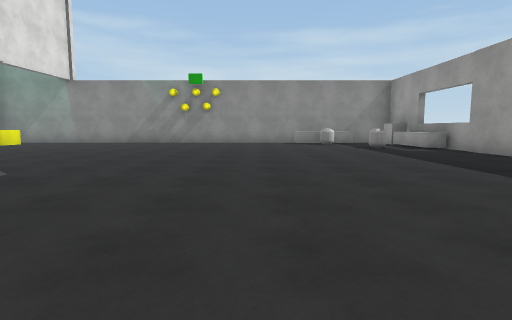
[1] (above)

16 first-person views from a walk through a Unity game level. The camera is 1.2 m above the floor, tilts 6° down and sees 80° across. The floor is counted in squares, 2 m on a side. Each view is taken from the middle of a square. On the plan, view 1 faces up. The plan holds only what a view shows up to about 9 squares ahead; the rest is blank. The place goes on beyond the plan. The player character is not drawn. Surface patterns are stand-ins for the level's own textures.

[2]
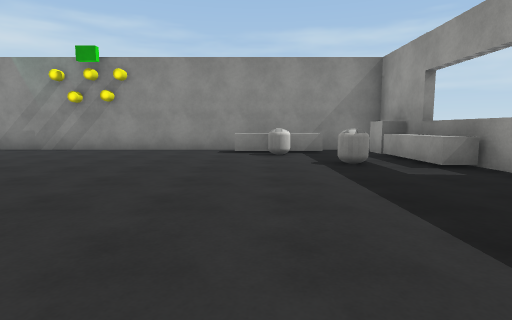

[3]
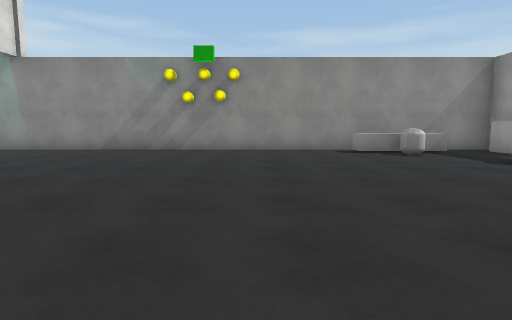

[4]
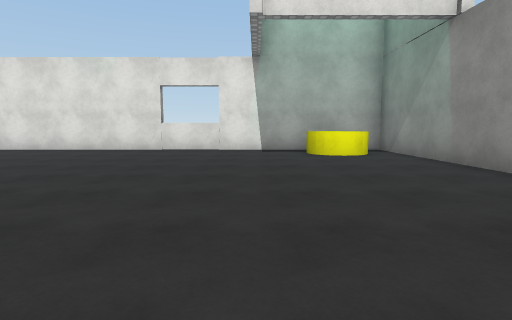

[5]
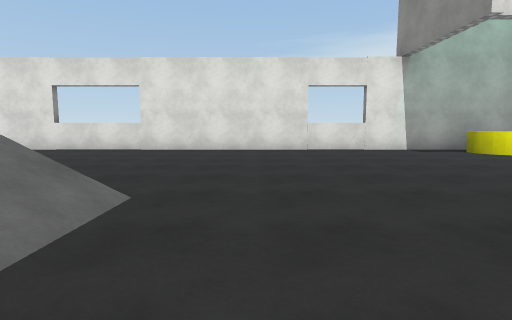

[6]
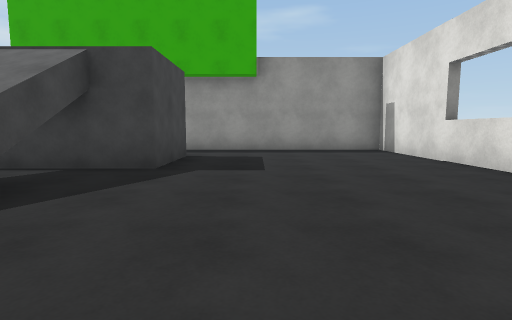

[7]
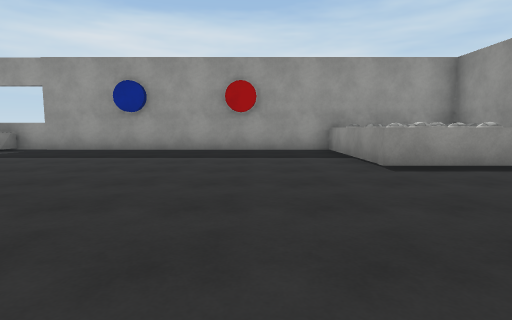

[8]
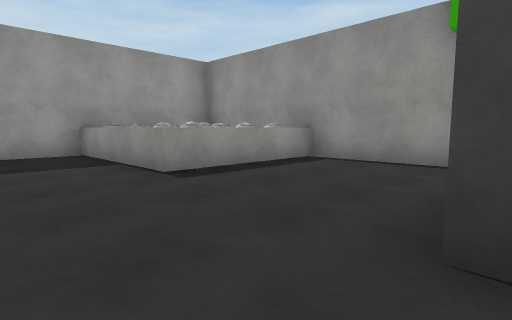

[9]
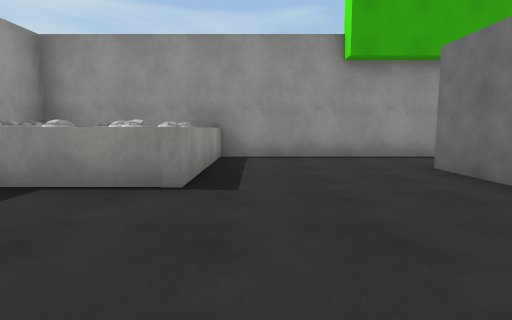

[10]
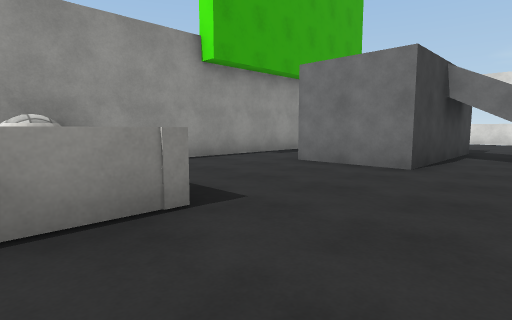

[11]
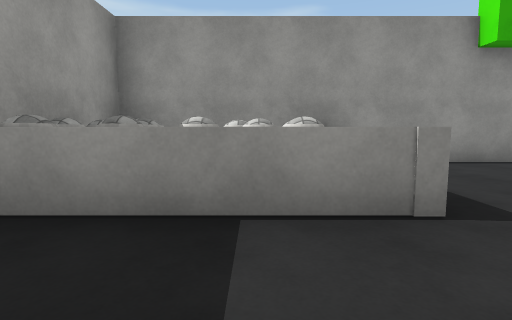

[12]
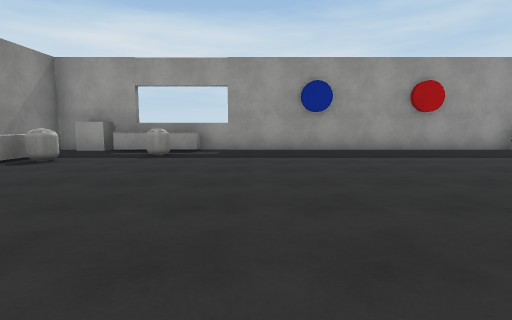

[13]
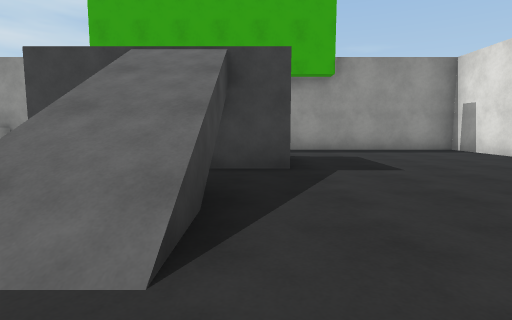

[14]
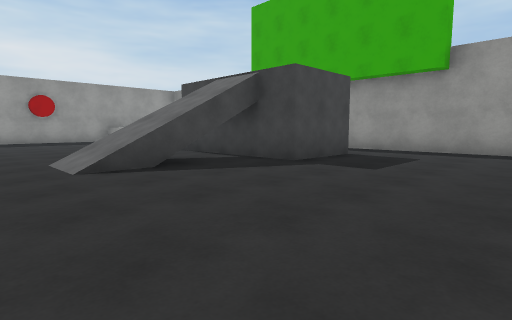

[15]
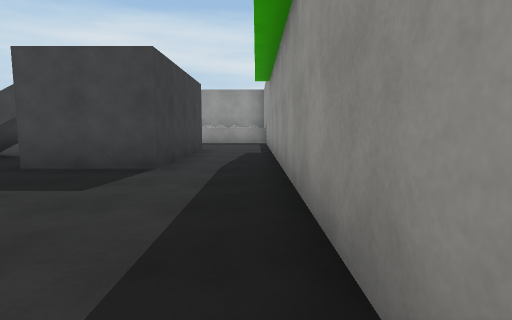

[16]
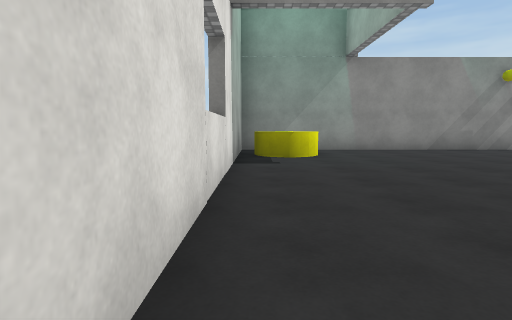

### Floor plan
Key: @ floor where view 1 was taken; # wall or solid block; . floor; / step, stairs or slope; ^ raised ledge; B block; A ball; O other object.
Columns run from 11 left of view 1 to 6 right of it. Each row starts with its distance up from view 1.
 13 ##################
 12 #............^^..#
 11 #^^..........O..B#
 10 #...............^#
  9 #..............O^#
  8 #................#
  7 #................#
  6 #................#
  5 #................#
  4 #......//........#
  3 #......//........#
  2 #......//........#
  1 #......//........#
  0 #.....####.@.###A#
 -1 #.....####...AAAA#
 -2 #............OOOO#
 -3 #............O#O
 -4 #################

Where each view was taken, in squares from view 1:
view 1: 0 up, 0 right, facing up
view 2: 4 up, 2 right, facing up
view 3: 4 up, 1 left, facing up
view 4: 9 up, 2 left, facing left
view 5: 5 up, 2 left, facing left
view 6: 5 up, 7 left, facing down
view 7: 2 up, 3 left, facing right
view 8: 2 up, 2 left, facing down-right
view 9: 3 up, 1 right, facing down
view 10: 2 up, 3 right, facing down-left
view 11: 2 up, 3 right, facing down
view 12: 7 up, 3 left, facing right
view 13: 5 up, 5 left, facing down
view 14: 5 up, 9 left, facing down-right
view 15: 3 down, 10 left, facing right
view 16: 4 up, 10 left, facing up
